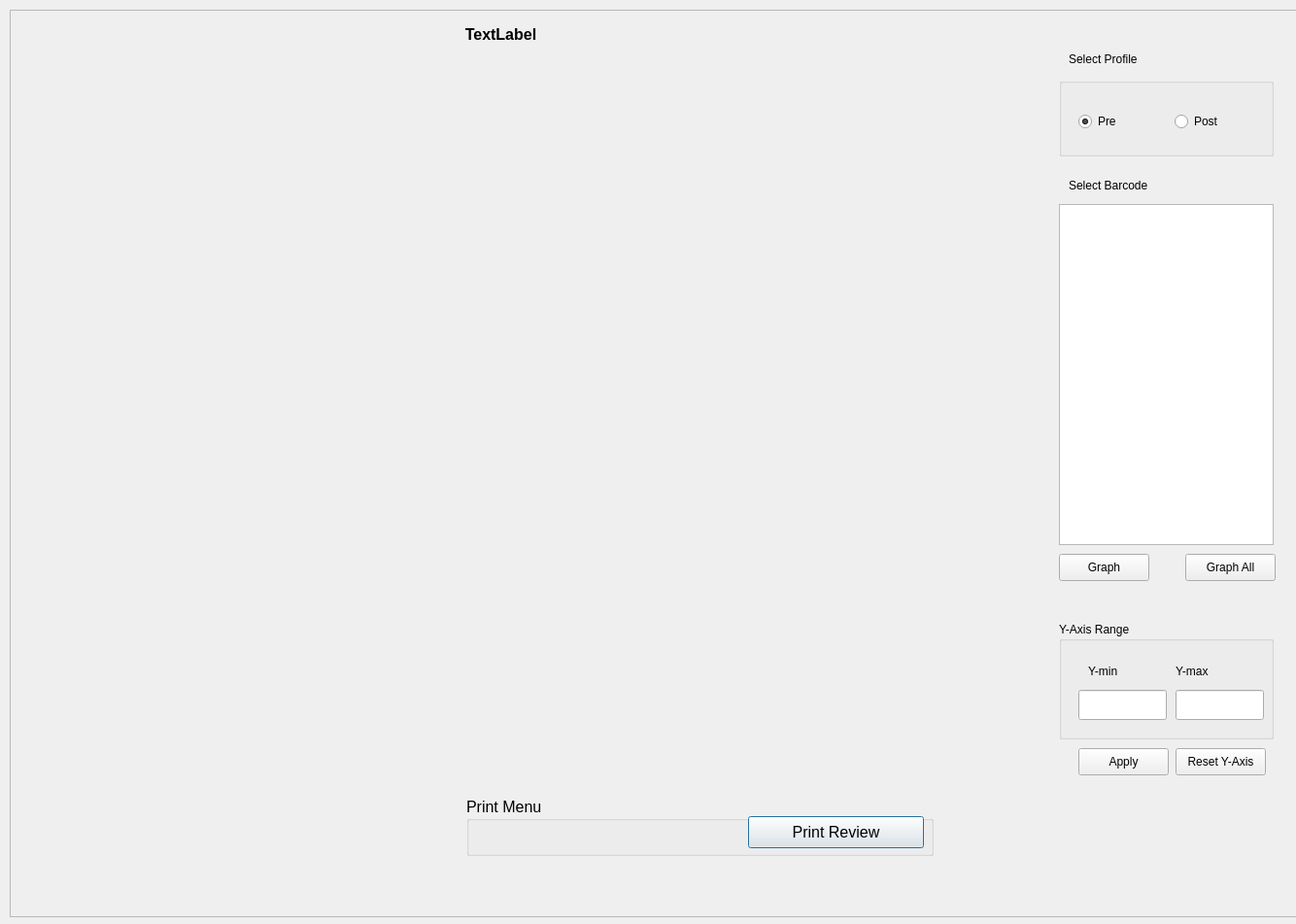
<?xml version="1.0" encoding="UTF-8"?>
<ui version="4.0">
 <class>Dialog</class>
 <widget class="QDialog" name="Dialog">
  <property name="geometry">
   <rect>
    <x>0</x>
    <y>0</y>
    <width>1334</width>
    <height>951</height>
   </rect>
  </property>
  <property name="windowTitle">
   <string>Fast-Data Graph</string>
  </property>
  <widget class="QFrame" name="frame">
   <property name="geometry">
    <rect>
     <x>10</x>
     <y>10</y>
     <width>1625</width>
     <height>934</height>
    </rect>
   </property>
   <property name="frameShape">
    <enum>QFrame::StyledPanel</enum>
   </property>
   <property name="frameShadow">
    <enum>QFrame::Raised</enum>
   </property>
   <widget class="QLabel" name="label_12">
    <property name="geometry">
     <rect>
      <x>10</x>
      <y>50</y>
      <width>1051</width>
      <height>721</height>
     </rect>
    </property>
    <property name="text">
     <string/>
    </property>
    <property name="scaledContents">
     <bool>true</bool>
    </property>
   </widget>
   <widget class="QLabel" name="label_3">
    <property name="geometry">
     <rect>
      <x>350</x>
      <y>10</y>
      <width>311</width>
      <height>31</height>
     </rect>
    </property>
    <property name="font">
     <font>
      <pointsize>12</pointsize>
      <weight>75</weight>
      <bold>true</bold>
     </font>
    </property>
    <property name="text">
     <string>TextLabel</string>
    </property>
    <property name="alignment">
     <set>Qt::AlignCenter</set>
    </property>
   </widget>
   <widget class="QGroupBox" name="groupBox">
    <property name="geometry">
     <rect>
      <x>470</x>
      <y>810</y>
      <width>481</width>
      <height>61</height>
     </rect>
    </property>
    <property name="font">
     <font>
      <pointsize>12</pointsize>
     </font>
    </property>
    <property name="title">
     <string>Print Menu</string>
    </property>
    <widget class="QPushButton" name="pushButton">
     <property name="geometry">
      <rect>
       <x>290</x>
       <y>20</y>
       <width>181</width>
       <height>33</height>
      </rect>
     </property>
     <property name="text">
      <string>Print Review</string>
     </property>
    </widget>
   </widget>
   <widget class="QGroupBox" name="groupBox_2">
    <property name="geometry">
     <rect>
      <x>1080</x>
      <y>70</y>
      <width>221</width>
      <height>81</height>
     </rect>
    </property>
    <property name="title">
     <string/>
    </property>
    <widget class="QWidget" name="layoutWidget">
     <property name="geometry">
      <rect>
       <x>20</x>
       <y>20</y>
       <width>191</width>
       <height>51</height>
      </rect>
     </property>
     <layout class="QHBoxLayout" name="horizontalLayout">
      <item>
       <widget class="QRadioButton" name="radioButton">
        <property name="text">
         <string>Pre</string>
        </property>
        <property name="checked">
         <bool>true</bool>
        </property>
       </widget>
      </item>
      <item>
       <widget class="QRadioButton" name="radioButton_2">
        <property name="text">
         <string>Post</string>
        </property>
       </widget>
      </item>
     </layout>
    </widget>
   </widget>
   <widget class="QListWidget" name="listWidget">
    <property name="geometry">
     <rect>
      <x>1080</x>
      <y>200</y>
      <width>221</width>
      <height>351</height>
     </rect>
    </property>
   </widget>
   <widget class="QPushButton" name="pushButton_2">
    <property name="geometry">
     <rect>
      <x>1080</x>
      <y>560</y>
      <width>93</width>
      <height>28</height>
     </rect>
    </property>
    <property name="text">
     <string>Graph</string>
    </property>
   </widget>
   <widget class="QPushButton" name="pushButton_3">
    <property name="geometry">
     <rect>
      <x>1210</x>
      <y>560</y>
      <width>93</width>
      <height>28</height>
     </rect>
    </property>
    <property name="text">
     <string>Graph All</string>
    </property>
   </widget>
   <widget class="QGroupBox" name="groupBox_3">
    <property name="geometry">
     <rect>
      <x>1080</x>
      <y>630</y>
      <width>221</width>
      <height>121</height>
     </rect>
    </property>
    <property name="title">
     <string>Y-Axis Range</string>
    </property>
    <widget class="QLineEdit" name="lineEdit">
     <property name="geometry">
      <rect>
       <x>20</x>
       <y>70</y>
       <width>91</width>
       <height>31</height>
      </rect>
     </property>
    </widget>
    <widget class="QLineEdit" name="lineEdit_2">
     <property name="geometry">
      <rect>
       <x>120</x>
       <y>70</y>
       <width>91</width>
       <height>31</height>
      </rect>
     </property>
    </widget>
    <widget class="QLabel" name="label">
     <property name="geometry">
      <rect>
       <x>30</x>
       <y>40</y>
       <width>61</width>
       <height>21</height>
      </rect>
     </property>
     <property name="text">
      <string>Y-min</string>
     </property>
    </widget>
    <widget class="QLabel" name="label_2">
     <property name="geometry">
      <rect>
       <x>120</x>
       <y>40</y>
       <width>61</width>
       <height>21</height>
      </rect>
     </property>
     <property name="text">
      <string>Y-max</string>
     </property>
    </widget>
   </widget>
   <widget class="QPushButton" name="pushButton_4">
    <property name="geometry">
     <rect>
      <x>1100</x>
      <y>760</y>
      <width>93</width>
      <height>28</height>
     </rect>
    </property>
    <property name="text">
     <string>Apply</string>
    </property>
   </widget>
   <widget class="QLabel" name="label_4">
    <property name="geometry">
     <rect>
      <x>1090</x>
      <y>40</y>
      <width>191</width>
      <height>21</height>
     </rect>
    </property>
    <property name="text">
     <string>Select Profile</string>
    </property>
   </widget>
   <widget class="QLabel" name="label_5">
    <property name="geometry">
     <rect>
      <x>1090</x>
      <y>170</y>
      <width>191</width>
      <height>21</height>
     </rect>
    </property>
    <property name="text">
     <string>Select Barcode</string>
    </property>
   </widget>
   <widget class="QPushButton" name="pushButton_5">
    <property name="geometry">
     <rect>
      <x>1200</x>
      <y>760</y>
      <width>93</width>
      <height>28</height>
     </rect>
    </property>
    <property name="text">
     <string>Reset Y-Axis</string>
    </property>
   </widget>
  </widget>
 </widget>
 <resources>
  <include location="Post_Graph/Graph.qrc"/>
 </resources>
 <connections/>
</ui>
